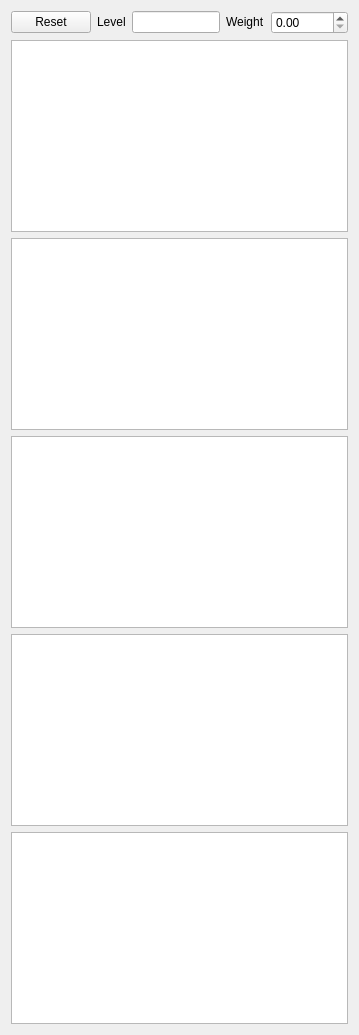
       <widget class="QWidget" name="tab_9">
        <attribute name="title">
         <string>Acquisition</string>
        </attribute>
        <layout class="QGridLayout" name="gridLayout_18">
         <item row="0" column="0">
          <layout class="QHBoxLayout" name="horizontalLayout_40" stretch="1,1,1">
           <item>
            <widget class="QPushButton" name="bntIntAcqReset">
             <property name="enabled">
              <bool>true</bool>
             </property>
             <property name="sizePolicy">
              <sizepolicy hsizetype="Fixed" vsizetype="Fixed">
               <horstretch>0</horstretch>
               <verstretch>0</verstretch>
              </sizepolicy>
             </property>
             <property name="text">
              <string>Reset</string>
             </property>
            </widget>
           </item>
           <item>
            <layout class="QHBoxLayout" name="horizontalLayout_52">
             <item>
              <widget class="QLabel" name="label_110">
               <property name="sizePolicy">
                <sizepolicy hsizetype="Fixed" vsizetype="Fixed">
                 <horstretch>0</horstretch>
                 <verstretch>0</verstretch>
                </sizepolicy>
               </property>
               <property name="text">
                <string>Level</string>
               </property>
              </widget>
             </item>
             <item>
              <widget class="QLineEdit" name="txtIntAcqLevel"/>
             </item>
            </layout>
           </item>
           <item>
            <layout class="QHBoxLayout" name="horizontalLayout_53">
             <item>
              <widget class="QLabel" name="label_111">
               <property name="sizePolicy">
                <sizepolicy hsizetype="Fixed" vsizetype="Fixed">
                 <horstretch>0</horstretch>
                 <verstretch>0</verstretch>
                </sizepolicy>
               </property>
               <property name="text">
                <string>Weight</string>
               </property>
              </widget>
             </item>
             <item>
              <widget class="QDoubleSpinBox" name="spinIntAcqWeight"/>
             </item>
            </layout>
           </item>
          </layout>
         </item>
         <item row="1" column="0">
          <widget class="QtCharts::QChartView" name="chartIntAcq"/>
         </item>
         <item row="2" column="0">
          <widget class="QtCharts::QChartView" name="chartIntAcqCount"/>
         </item>
         <item row="3" column="0">
          <widget class="QtCharts::QChartView" name="chartIntAcqPeakRatio"/>
         </item>
         <item row="4" column="0">
          <widget class="QtCharts::QChartView" name="chartIntAcqPeak1"/>
         </item>
         <item row="5" column="0">
          <widget class="QtCharts::QChartView" name="chartIntAcqPeak2"/>
         </item>
        </layout>
       </widget>
